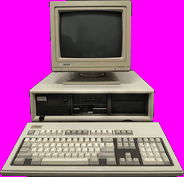
#> input picture sdcard/kickstart/386.bmp, 184 x 177 px
$ python mkcover.py image ../sdcard/kickstart/386.bmp out.png
#> lines starting #> are read from the running program, lines starting #| are printed output that depends on the picture
#> in main, src is the input picture: PIL image 184x177 P; mean R, G, B 175.1, 77.4, 163.1
#!/usr/bin/env python3
#
# frank-kickstart - cover art for the SD card: a 200x300, 112-colour,
# 8-bit BMP (what the launcher shows without scaling).
#
#   tools/mkcover.py image IN.png OUT.bmp
#       any picture, scaled to cover 200x300 (cropped to fit)
#   tools/mkcover.py screenshot IN.png OUT.bmp --title "Quake II" [--kind GAME]
#       a generated cover: the screenshot on top, the title under it
#   tools/mkcover.py cutout IN.png OUT.bmp [--remove-bg 40] [--margin 8]
#       an object with transparency (the PNG's alpha, or a plain background
#       taken away from the edges): fitted inside 200x300, see-through
#       around it. The launcher shows it on the page with a soft shadow.
#
# Transparency in the BMP is the palette colour #FF00FF; the soft edges are
# blended into the launcher's page colour (MATTE) and the rest is cut.
#
# SPDX-License-Identifier: GPL-3.0-or-later
import argparse
import os

from PIL import Image, ImageDraw, ImageFilter, ImageFont

W, H = 200, 300
COLORS = 112  # ART_NCOLORS in src/data/catalog.h
KEY = (255, 0, 255)
MATTE = (0x0F, 0x14, 0x21)  # RGB_PAGE in src/ui/theme.h
HERE = os.path.dirname(os.path.abspath(__file__))
FONT_DIR = os.path.join(HERE, "..", "fonts")


def font(name, size):
    return ImageFont.truetype(os.path.join(FONT_DIR, name), size)


def fit_cover(im, w, h):
    """Scale to cover w x h, then crop the middle."""
#> called with w = 200, h = 300
    im = im.convert("RGB")
    s = max(w / im.width, h / im.height)
#> s = 1.69
    nw, nh = max(w, round(im.width * s)), max(h, round(im.height * s))
#> nw = 312; nh = 300
    im = im.resize((nw, nh), Image.LANCZOS)
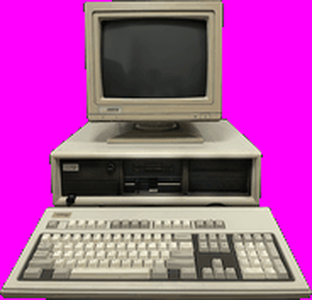
#> im: PIL image 312x300 RGB; mean R, G, B 174.9, 77.5, 163
    x, y = (nw - w) // 2, (nh - h) // 2
#> x = 56; y = 0
    return im.crop((x, y, x + w, y + h))
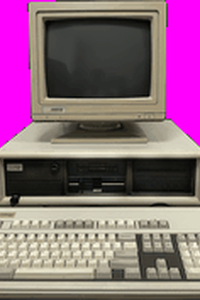
#> returned value: PIL image 200x300 RGB; mean R, G, B 141.5, 102.4, 125.6


# [109 lines left out: functions wrap, screenshot_cover, remove_background, cutout, save_cutout_bmp, not called in this run]


def save_bmp(im, path):
#> called with path = 'out.png'
    q = im.quantize(colors=COLORS, method=Image.Quantize.MEDIANCUT, dither=Image.Dither.FLOYDSTEINBERG)
    q.save(path, format="BMP")
    print("%s: %dx%d, %d colours" % (path, q.width, q.height, len(q.getcolors(256) or [])))
#| out.png: 200x300, 112 colours


def main():
    ap = argparse.ArgumentParser()
    ap.add_argument("mode", choices=["image", "screenshot", "cutout"])
    ap.add_argument("input")
    ap.add_argument("output")
    ap.add_argument("--title", default="")
    ap.add_argument("--kind", default="")
    ap.add_argument("--remove-bg", type=int, default=None, metavar="TOL",
                    help="cutout: take away the background from the edges (colour distance)")
    ap.add_argument("--margin", type=int, default=8)
    a = ap.parse_args()
    src = Image.open(a.input)
    if a.mode == "cutout":
        save_cutout_bmp(cutout(src, a.margin, a.remove_bg), a.output)
        return
    if a.mode == "image":
        im = fit_cover(src, W, H)
    else:
        im = screenshot_cover(src, a.title, a.kind)
    save_bmp(im, a.output)


if __name__ == "__main__":
    main()
